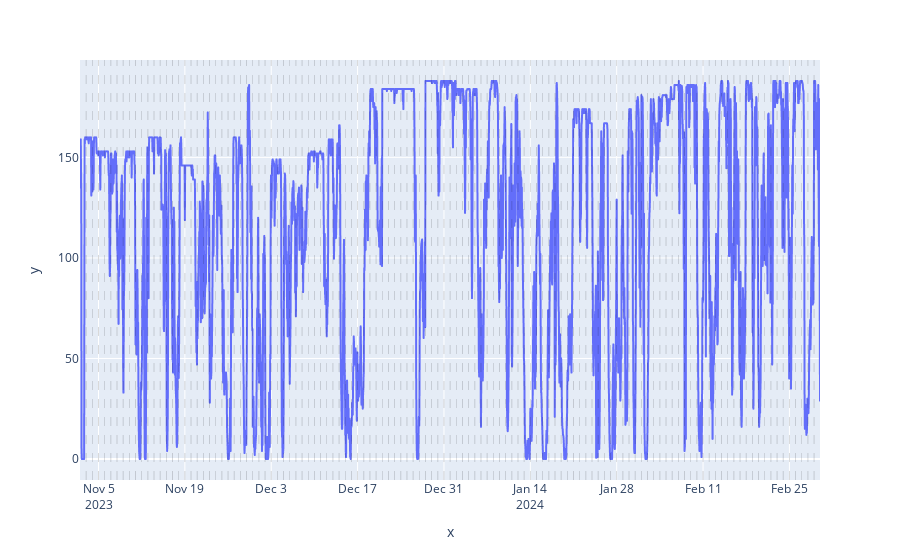

Notebook source saved alongside this figure:
### Markdown cell above
Steps :
- Import data
- Impute missing values
- Develop a basic train/test split function for time series

### Code cell
# Set the parameters
ressource_nb = 2
start_date = "2022-06-01 00:00:00" # Note: don't modify the start & end date for following requests
end_date = "2024-03-01 00:00:00"
eic_code = "17W0000014455708"
production_type = None
production_subtype = None

# Download generation data: don't forget to set the api_delay_bypass to true in the params in this case,
# and to reset it to false if you know that you will download fresh data from the api
gen_data = get_rte_data(ressource_nb = ressource_nb,
                        start_date = start_date,
                        end_date = end_date,
                        eic_code = eic_code,
                        production_type = production_type,
                        production_subtype = production_subtype)

# Preprocess the data with the preprocess pipeline: check data quality,
# construct a time-consistent df, constrain min and max values and impute missing values
gen_data_dt_preprocessed = preprocess_data(gen_data)

# Plot
plot_time_serie(gen_data_dt_preprocessed,
                "",
                "value",
                dt_index = True)

### Figure 1 — Plotly figure (JSON) as saved in the notebook; plotly's stock layout.template omitted (floating-point values rounded to 4 significant figures; data arrays with more than 128 entries replaced by an {"elided": "..."} marker saying what was removed)
{"data": [{"hovertemplate": "x=%{x}<br>y=%{y}<extra></extra>", "legendgroup": "", "line": {"color": "#636efa", "dash": "solid"}, "marker": {"symbol": "circle"}, "mode": "lines", "name": "", "showlegend": false, "type": "scattergl", "x": {"elided": "2880 str values"}, "xaxis": "x", "y": {"elided": "2880 float values"}, "yaxis": "y"}], "layout": {"legend": {"tracegroupgap": 0}, "margin": {"t": 60}, "shapes": [{"line": {"color": "black", "dash": "dash", "width": 0.5}, "opacity": 0.3, "type": "line", "x0": "2023-11-03T00:00:00", "x1": "2023-11-03T00:00:00", "xref": "x", "y0": 0, "y1": 1, "yref": "y domain"}, {"line": {"color": "black", "dash": "dash", "width": 0.5}, "opacity": 0.3, "type": "line", "x0": "2023-11-04T00:00:00", "x1": "2023-11-04T00:00:00", "xref": "x", "y0": 0, "y1": 1, "yref": "y domain"}, {"line": {"color": "black", "dash": "dash", "width": 0.5}, "opacity": 0.3, "type": "line", "x0": "2023-11-05T00:00:00", "x1": "2023-11-05T00:00:00", "xref": "x", "y0": 0, "y1": 1, "yref": "y domain"}, {"line": {"color": "black", "dash": "dash", "width": 0.5}, "opacity": 0.3, "type": "line", "x0": "2023-11-06T00:00:00", "x1": "2023-11-06T00:00:00", "xref": "x", "y0": 0, "y1": 1, "yref": "y domain"}, {"line": {"color": "black", "dash": "dash", "width": 0.5}, "opacity": 0.3, "type": "line", "x0": "2023-11-07T00:00:00", "x1": "2023-11-07T00:00:00", "xref": "x", "y0": 0, "y1": 1, "yref": "y domain"}, {"line": {"color": "black", "dash": "dash", "width": 0.5}, "opacity": 0.3, "type": "line", "x0": "2023-11-08T00:00:00", "x1": "2023-11-08T00:00:00", "xref": "x", "y0": 0, "y1": 1, "yref": "y domain"}, {"line": {"color": "black", "dash": "dash", "width": 0.5}, "opacity": 0.3, "type": "line", "x0": "2023-11-09T00:00:00", "x1": "2023-11-09T00:00:00", "xref": "x", "y0": 0, "y1": 1, "yref": "y domain"}, {"line": {"color": "black", "dash": "dash", "width": 0.5}, "opacity": 0.3, "type": "line", "x0": "2023-11-10T00:00:00", "x1": "2023-11-10T00:00:00", "xref": "x", "y0": 0, "y1": 1, "yref": "y domain"}, {"line": {"color": "black", "dash": "dash", "width": 0.5}, "opacity": 0.3, "type": "line", "x0": "2023-11-11T00:00:00", "x1": "2023-11-11T00:00:00", "xref": "x", "y0": 0, "y1": 1, "yref": "y domain"}, {"line": {"color": "black", "dash": "dash", "width": 0.5}, "opacity": 0.3, "type": "line", "x0": "2023-11-12T00:00:00", "x1": "2023-11-12T00:00:00", "xref": "x", "y0": 0, "y1": 1, "yref": "y domain"}, {"line": {"color": "black", "dash": "dash", "width": 0.5}, "opacity": 0.3, "type": "line", "x0": "2023-11-13T00:00:00", "x1": "2023-11-13T00:00:00", "xref": "x", "y0": 0, "y1": 1, "yref": "y domain"}, {"line": {"color": "black", "dash": "dash", "width": 0.5}, "opacity": 0.3, "type": "line", "x0": "2023-11-14T00:00:00", "x1": "2023-11-14T00:00:00", "xref": "x", "y0": 0, "y1": 1, "yref": "y domain"}, {"line": {"color": "black", "dash": "dash", "width": 0.5}, "opacity": 0.3, "type": "line", "x0": "2023-11-15T00:00:00", "x1": "2023-11-15T00:00:00", "xref": "x", "y0": 0, "y1": 1, "yref": "y domain"}, {"line": {"color": "black", "dash": "dash", "width": 0.5}, "opacity": 0.3, "type": "line", "x0": "2023-11-16T00:00:00", "x1": "2023-11-16T00:00:00", "xref": "x", "y0": 0, "y1": 1, "yref": "y domain"}, {"line": {"color": "black", "dash": "dash", "width": 0.5}, "opacity": 0.3, "type": "line", "x0": "2023-11-17T00:00:00", "x1": "2023-11-17T00:00:00", "xref": "x", "y0": 0, "y1": 1, "yref": "y domain"}, {"line": {"color": "black", "dash": "dash", "width": 0.5}, "opacity": 0.3, "type": "line", "x0": "2023-11-18T00:00:00", "x1": "2023-11-18T00:00:00", "xref": "x", "y0": 0, "y1": 1, "yref": "y domain"}, {"line": {"color": "black", "dash": "dash", "width": 0.5}, "opacity": 0.3, "type": "line", "x0": "2023-11-19T00:00:00", "x1": "2023-11-19T00:00:00", "xref": "x", "y0": 0, "y1": 1, "yref": "y domain"}, {"line": {"color": "black", "dash": "dash", "width": 0.5}, "opacity": 0.3, "type": "line", "x0": "2023-11-20T00:00:00", "x1": "2023-11-20T00:00:00", "xref": "x", "y0": 0, "y1": 1, "yref": "y domain"}, {"line": {"color": "black", "dash": "dash", "width": 0.5}, "opacity": 0.3, "type": "line", "x0": "2023-11-21T00:00:00", "x1": "2023-11-21T00:00:00", "xref": "x", "y0": 0, "y1": 1, "yref": "y domain"}, {"line": {"color": "black", "dash": "dash", "width": 0.5}, "opacity": 0.3, "type": "line", "x0": "2023-11-22T00:00:00", "x1": "2023-11-22T00:00:00", "xref": "x", "y0": 0, "y1": 1, "yref": "y domain"}, {"line": {"color": "black", "dash": "dash", "width": 0.5}, "opacity": 0.3, "type": "line", "x0": "2023-11-23T00:00:00", "x1": "2023-11-23T00:00:00", "xref": "x", "y0": 0, "y1": 1, "yref": "y domain"}, {"line": {"color": "black", "dash": "dash", "width": 0.5}, "opacity": 0.3, "type": "line", "x0": "2023-11-24T00:00:00", "x1": "2023-11-24T00:00:00", "xref": "x", "y0": 0, "y1": 1, "yref": "y domain"}, {"line": {"color": "black", "dash": "dash", "width": 0.5}, "opacity": 0.3, "type": "line", "x0": "2023-11-25T00:00:00", "x1": "2023-11-25T00:00:00", "xref": "x", "y0": 0, "y1": 1, "yref": "y domain"}, {"line": {"color": "black", "dash": "dash", "width": 0.5}, "opacity": 0.3, "type": "line", "x0": "2023-11-26T00:00:00", "x1": "2023-11-26T00:00:00", "xref": "x", "y0": 0, "y1": 1, "yref": "y domain"}, {"line": {"color": "black", "dash": "dash", "width": 0.5}, "opacity": 0.3, "type": "line", "x0": "2023-11-27T00:00:00", "x1": "2023-11-27T00:00:00", "xref": "x", "y0": 0, "y1": 1, "yref": "y domain"}, {"line": {"color": "black", "dash": "dash", "width": 0.5}, "opacity": 0.3, "type": "line", "x0": "2023-11-28T00:00:00", "x1": "2023-11-28T00:00:00", "xref": "x", "y0": 0, "y1": 1, "yref": "y domain"}, {"line": {"color": "black", "dash": "dash", "width": 0.5}, "opacity": 0.3, "type": "line", "x0": "2023-11-29T00:00:00", "x1": "2023-11-29T00:00:00", "xref": "x", "y0": 0, "y1": 1, "yref": "y domain"}, {"line": {"color": "black", "dash": "dash", "width": 0.5}, "opacity": 0.3, "type": "line", "x0": "2023-11-30T00:00:00", "x1": "2023-11-30T00:00:00", "xref": "x", "y0": 0, "y1": 1, "yref": "y domain"}, {"line": {"color": "black", "dash": "dash", "width": 0.5}, "opacity": 0.3, "type": "line", "x0": "2023-12-01T00:00:00", "x1": "2023-12-01T00:00:00", "xref": "x", "y0": 0, "y1": 1, "yref": "y domain"}, {"line": {"color": "black", "dash": "dash", "width": 0.5}, "opacity": 0.3, "type": "line", "x0": "2023-12-02T00:00:00", "x1": "2023-12-02T00:00:00", "xref": "x", "y0": 0, "y1": 1, "yref": "y domain"}, {"line": {"color": "black", "dash": "dash", "width": 0.5}, "opacity": 0.3, "type": "line", "x0": "2023-12-03T00:00:00", "x1": "2023-12-03T00:00:00", "xref": "x", "y0": 0, "y1": 1, "yref": "y domain"}, {"line": {"color": "black", "dash": "dash", "width": 0.5}, "opacity": 0.3, "type": "line", "x0": "2023-12-04T00:00:00", "x1": "2023-12-04T00:00:00", "xref": "x", "y0": 0, "y1": 1, "yref": "y domain"}, {"line": {"color": "black", "dash": "dash", "width": 0.5}, "opacity": 0.3, "type": "line", "x0": "2023-12-05T00:00:00", "x1": "2023-12-05T00:00:00", "xref": "x", "y0": 0, "y1": 1, "yref": "y domain"}, {"line": {"color": "black", "dash": "dash", "width": 0.5}, "opacity": 0.3, "type": "line", "x0": "2023-12-06T00:00:00", "x1": "2023-12-06T00:00:00", "xref": "x", "y0": 0, "y1": 1, "yref": "y domain"}, {"line": {"color": "black", "dash": "dash", "width": 0.5}, "opacity": 0.3, "type": "line", "x0": "2023-12-07T00:00:00", "x1": "2023-12-07T00:00:00", "xref": "x", "y0": 0, "y1": 1, "yref": "y domain"}, {"line": {"color": "black", "dash": "dash", "width": 0.5}, "opacity": 0.3, "type": "line", "x0": "2023-12-08T00:00:00", "x1": "2023-12-08T00:00:00", "xref": "x", "y0": 0, "y1": 1, "yref": "y domain"}, {"line": {"color": "black", "dash": "dash", "width": 0.5}, "opacity": 0.3, "type": "line", "x0": "2023-12-09T00:00:00", "x1": "2023-12-09T00:00:00", "xref": "x", "y0": 0, "y1": 1, "yref": "y domain"}, {"line": {"color": "black", "dash": "dash", "width": 0.5}, "opacity": 0.3, "type": "line", "x0": "2023-12-10T00:00:00", "x1": "2023-12-10T00:00:00", "xref": "x", "y0": 0, "y1": 1, "yref": "y domain"}, {"line": {"color": "black", "dash": "dash", "width": 0.5}, "opacity": 0.3, "type": "line", "x0": "2023-12-11T00:00:00", "x1": "2023-12-11T00:00:00", "xref": "x", "y0": 0, "y1": 1, "yref": "y domain"}, {"line": {"color": "black", "dash": "dash", "width": 0.5}, "opacity": 0.3, "type": "line", "x0": "2023-12-12T00:00:00", "x1": "2023-12-12T00:00:00", "xref": "x", "y0": 0, "y1": 1, "yref": "y domain"}, {"line": {"color": "black", "dash": "dash", "width": 0.5}, "opacity": 0.3, "type": "line", "x0": "2023-12-13T00:00:00", "x1": "2023-12-13T00:00:00", "xref": "x", "y0": 0, "y1": 1, "yref": "y domain"}, {"line": {"color": "black", "dash": "dash", "width": 0.5}, "opacity": 0.3, "type": "line", "x0": "2023-12-14T00:00:00", "x1": "2023-12-14T00:00:00", "xref": "x", "y0": 0, "y1": 1, "yref": "y domain"}, {"line": {"color": "black", "dash": "dash", "width": 0.5}, "opacity": 0.3, "type": "line", "x0": "2023-12-15T00:00:00", "x1": "2023-12-15T00:00:00", "xref": "x", "y0": 0, "y1": 1, "yref": "y domain"}, {"line": {"color": "black", "dash": "dash", "width": 0.5}, "opacity": 0.3, "type": "line", "x0": "2023-12-16T00:00:00", "x1": "2023-12-16T00:00:00", "xref": "x", "y0": 0, "y1": 1, "yref": "y domain"}, {"line": {"color": "black", "dash": "dash", "width": 0.5}, "opacity": 0.3, "type": "line", "x0": "2023-12-17T00:00:00", "x1": "2023-12-17T00:00:00", "xref": "x", "y0": 0, "y1": 1, "yref": "y domain"}, {"line": {"color": "black", "dash": "dash", "width": 0.5}, "opacity": 0.3, "type": "line", "x0": "2023-12-18T00:00:00", "x1": "2023-12-18T00:00:00", "xref": "x", "y0": 0, "y1": 1, "yref": "y domain"}, {"line": {"color": "black", "dash": "dash", "width": 0.5}, "opacity": 0.3, "type": "line", "x0": "2023-12-19T00:00:00", "x1": "2023-12-19T00:00:00", "xref": "x", "y0": 0, "y1": 1, "yref": "y domain"}, {"line": {"color": "black", "dash": "dash", "width": 0.5}, "opacity": 0.3, "type": "line", "x0": "2023-12-20T00:00:00", "x1": "2023-12-20T00:00:00", "xref": "x", "y0": 0, "y1": 1, "yref": "y domain"}, {"line": {"color": "black", "dash": "dash", "width": 0.5}, "opacity": 0.3, "type": "line", "x0": "2023-12-21T00:00:00", "x1": "2023-12-21T00:00:00", "xref": "x", "y0": 0, "y1": 1, "yref": "y domain"}, {"line": {"color": "black", "dash": "dash", "width": 0.5}, "opacity": 0.3, "type": "line", "x0": "2023-12-22T00:00:00", "x1": "2023-12-22T00:00:00", "xref": "x", "y0": 0, "y1": 1, "yref": "y domain"}, {"line": {"color": "black", "dash": "dash", "width": 0.5}, "opacity": 0.3, "type": "line", "x0": "2023-12-23T00:00:00", "x1": "2023-12-23T00:00:00", "xref": "x", "y0": 0, "y1": 1, "yref": "y domain"}, {"line": {"color": "black", "dash": "dash", "width": 0.5}, "opacity": 0.3, "type": "line", "x0": "2023-12-24T00:00:00", "x1": "2023-12-24T00:00:00", "xref": "x", "y0": 0, "y1": 1, "yref": "y domain"}, {"line": {"color": "black", "dash": "dash", "width": 0.5}, "opacity": 0.3, "type": "line", "x0": "2023-12-25T00:00:00", "x1": "2023-12-25T00:00:00", "xref": "x", "y0": 0, "y1": 1, "yref": "y domain"}, {"line": {"color": "black", "dash": "dash", "width": 0.5}, "opacity": 0.3, "type": "line", "x0": "2023-12-26T00:00:00", "x1": "2023-12-26T00:00:00", "xref": "x", "y0": 0, "y1": 1, "yref": "y domain"}, {"line": {"color": "black", "dash": "dash", "width": 0.5}, "opacity": 0.3, "type": "line", "x0": "2023-12-27T00:00:00", "x1": "2023-12-27T00:00:00", "xref": "x", "y0": 0, "y1": 1, "yref": "y domain"}, {"line": {"color": "black", "dash": "dash", "width": 0.5}, "opacity": 0.3, "type": "line", "x0": "2023-12-28T00:00:00", "x1": "2023-12-28T00:00:00", "xref": "x", "y0": 0, "y1": 1, "yref": "y domain"}, {"line": {"color": "black", "dash": "dash", "width": 0.5}, "opacity": 0.3, "type": "line", "x0": "2023-12-29T00:00:00", "x1": "2023-12-29T00:00:00", "xref": "x", "y0": 0, "y1": 1, "yref": "y domain"}, {"line": {"color": "black", "dash": "dash", "width": 0.5}, "opacity": 0.3, "type": "line", "x0": "2023-12-30T00:00:00", "x1": "2023-12-30T00:00:00", "xref": "x", "y0": 0, "y1": 1, "yref": "y domain"}, {"line": {"color": "black", "dash": "dash", "width": 0.5}, "opacity": 0.3, "type": "line", "x0": "2023-12-31T00:00:00", "x1": "2023-12-31T00:00:00", "xref": "x", "y0": 0, "y1": 1, "yref": "y domain"}, {"line": {"color": "black", "dash": "dash", "width": 0.5}, "opacity": 0.3, "type": "line", "x0": "2024-01-01T00:00:00", "x1": "2024-01-01T00:00:00", "xref": "x", "y0": 0, "y1": 1, "yref": "y domain"}, {"line": {"color": "black", "dash": "dash", "width": 0.5}, "opacity": 0.3, "type": "line", "x0": "2024-01-02T00:00:00", "x1": "2024-01-02T00:00:00", "xref": "x", "y0": 0, "y1": 1, "yref": "y domain"}, {"line": {"color": "black", "dash": "dash", "width": 0.5}, "opacity": 0.3, "type": "line", "x0": "2024-01-03T00:00:00", "x1": "2024-01-03T00:00:00", "xref": "x", "y0": 0, "y1": 1, "yref": "y domain"}, {"line": {"color": "black", "dash": "dash", "width": 0.5}, "opacity": 0.3, "type": "line", "x0": "2024-01-04T00:00:00", "x1": "2024-01-04T00:00:00", "xref": "x", "y0": 0, "y1": 1, "yref": "y domain"}, {"line": {"color": "black", "dash": "dash", "width": 0.5}, "opacity": 0.3, "type": "line", "x0": "2024-01-05T00:00:00", "x1": "2024-01-05T00:00:00", "xref": "x", "y0": 0, "y1": 1, "yref": "y domain"}, {"line": {"color": "black", "dash": "dash", "width": 0.5}, "opacity": 0.3, "type": "line", "x0": "2024-01-06T00:00:00", "x1": "2024-01-06T00:00:00", "xref": "x", "y0": 0, "y1": 1, "yref": "y domain"}, {"line": {"color": "black", "dash": "dash", "width": 0.5}, "opacity": 0.3, "type": "line", "x0": "2024-01-07T00:00:00", "x1": "2024-01-07T00:00:00", "xref": "x", "y0": 0, "y1": 1, "yref": "y domain"}, {"line": {"color": "black", "dash": "dash", "width": 0.5}, "opacity": 0.3, "type": "line", "x0": "2024-01-08T00:00:00", "x1": "2024-01-08T00:00:00", "xref": "x", "y0": 0, "y1": 1, "yref": "y domain"}, {"line": {"color": "black", "dash": "dash", "width": 0.5}, "opacity": 0.3, "type": "line", "x0": "2024-01-09T00:00:00", "x1": "2024-01-09T00:00:00", "xref": "x", "y0": 0, "y1": 1, "yref": "y domain"}, {"line": {"color": "black", "dash": "dash", "width": 0.5}, "opacity": 0.3, "type": "line", "x0": "2024-01-10T00:00:00", "x1": "2024-01-10T00:00:00", "xref": "x", "y0": 0, "y1": 1, "yref": "y domain"}, {"line": {"color": "black", "dash": "dash", "width": 0.5}, "opacity": 0.3, "type": "line", "x0": "2024-01-11T00:00:00", "x1": "2024-01-11T00:00:00", "xref": "x", "y0": 0, "y1": 1, "yref": "y domain"}, {"line": {"color": "black", "dash": "dash", "width": 0.5}, "opacity": 0.3, "type": "line", "x0": "2024-01-12T00:00:00", "x1": "2024-01-12T00:00:00", "xref": "x", "y0": 0, "y1": 1, "yref": "y domain"}, {"line": {"color": "black", "dash": "dash", "width": 0.5}, "opacity": 0.3, "type": "line", "x0": "2024-01-13T00:00:00", "x1": "2024-01-13T00:00:00", "xref": "x", "y0": 0, "y1": 1, "yref": "y domain"}, {"line": {"color": "black", "dash": "dash", "width": 0.5}, "opacity": 0.3, "type": "line", "x0": "2024-01-14T00:00:00", "x1": "2024-01-14T00:00:00", "xref": "x", "y0": 0, "y1": 1, "yref": "y domain"}, {"line": {"color": "black", "dash": "dash", "width": 0.5}, "opacity": 0.3, "type": "line", "x0": "2024-01-15T00:00:00", "x1": "2024-01-15T00:00:00", "xref": "x", "y0": 0, "y1": 1, "yref": "y domain"}, {"line": {"color": "black", "dash": "dash", "width": 0.5}, "opacity": 0.3, "type": "line", "x0": "2024-01-16T00:00:00", "x1": "2024-01-16T00:00:00", "xref": "x", "y0": 0, "y1": 1, "yref": "y domain"}, {"line": {"color": "black", "dash": "dash", "width": 0.5}, "opacity": 0.3, "type": "line", "x0": "2024-01-17T00:00:00", "x1": "2024-01-17T00:00:00", "xref": "x", "y0": 0, "y1": 1, "yref": "y domain"}, {"line": {"color": "black", "dash": "dash", "width": 0.5}, "opacity": 0.3, "type": "line", "x0": "2024-01-18T00:00:00", "x1": "2024-01-18T00:00:00", "xref": "x", "y0": 0, "y1": 1, "yref": "y domain"}, {"line": {"color": "black", "dash": "dash", "width": 0.5}, "opacity": 0.3, "type": "line", "x0": "2024-01-19T00:00:00", "x1": "2024-01-19T00:00:00", "xref": "x", "y0": 0, "y1": 1, "yref": "y domain"}, {"line": {"color": "black", "dash": "dash", "width": 0.5}, "opacity": 0.3, "type": "line", "x0": "2024-01-20T00:00:00", "x1": "2024-01-20T00:00:00", "xref": "x", "y0": 0, "y1": 1, "yref": "y domain"}, {"line": {"color": "black", "dash": "dash", "width": 0.5}, "opacity": 0.3, "type": "line", "x0": "2024-01-21T00:00:00", "x1": "2024-01-21T00:00:00", "xref": "x", "y0": 0, "y1": 1, "yref": "y domain"}, {"line": {"color": "black", "dash": "dash", "width": 0.5}, "opacity": 0.3, "type": "line", "x0": "2024-01-22T00:00:00", "x1": "2024-01-22T00:00:00", "xref": "x", "y0": 0, "y1": 1, "yref": "y domain"}, {"line": {"color": "black", "dash": "dash", "width": 0.5}, "opacity": 0.3, "type": "line", "x0": "2024-01-23T00:00:00", "x1": "2024-01-23T00:00:00", "xref": "x", "y0": 0, "y1": 1, "yref": "y domain"}, {"line": {"color": "black", "dash": "dash", "width": 0.5}, "opacity": 0.3, "type": "line", "x0": "2024-01-24T00:00:00", "x1": "2024-01-24T00:00:00", "xref": "x", "y0": 0, "y1": 1, "yref": "y domain"}, {"line": {"color": "black", "dash": "dash", "width": 0.5}, "opacity": 0.3, "type": "line", "x0": "2024-01-25T00:00:00", "x1": "2024-01-25T00:00:00", "xref": "x", "y0": 0, "y1": 1, "yref": "y domain"}, {"line": {"color": "black", "dash": "dash", "width": 0.5}, "opacity": 0.3, "type": "line", "x0": "2024-01-26T00:00:00", "x1": "2024-01-26T00:00:00", "xref": "x", "y0": 0, "y1": 1, "yref": "y domain"}, {"line": {"color": "black", "dash": "dash", "width": 0.5}, "opacity": 0.3, "type": "line", "x0": "2024-01-27T00:00:00", "x1": "2024-01-27T00:00:00", "xref": "x", "y0": 0, "y1": 1, "yref": "y domain"}, {"line": {"color": "black", "dash": "dash", "width": 0.5}, "opacity": 0.3, "type": "line", "x0": "2024-01-28T00:00:00", "x1": "2024-01-28T00:00:00", "xref": "x", "y0": 0, "y1": 1, "yref": "y domain"}, {"line": {"color": "black", "dash": "dash", "width": 0.5}, "opacity": 0.3, "type": "line", "x0": "2024-01-29T00:00:00", "x1": "2024-01-29T00:00:00", "xref": "x", "y0": 0, "y1": 1, "yref": "y domain"}, {"line": {"color": "black", "dash": "dash", "width": 0.5}, "opacity": 0.3, "type": "line", "x0": "2024-01-30T00:00:00", "x1": "2024-01-30T00:00:00", "xref": "x", "y0": 0, "y1": 1, "yref": "y domain"}, {"line": {"color": "black", "dash": "dash", "width": 0.5}, "opacity": 0.3, "type": "line", "x0": "2024-01-31T00:00:00", "x1": "2024-01-31T00:00:00", "xref": "x", "y0": 0, "y1": 1, "yref": "y domain"}, {"line": {"color": "black", "dash": "dash", "width": 0.5}, "opacity": 0.3, "type": "line", "x0": "2024-02-01T00:00:00", "x1": "2024-02-01T00:00:00", "xref": "x", "y0": 0, "y1": 1, "yref": "y domain"}, {"line": {"color": "black", "dash": "dash", "width": 0.5}, "opacity": 0.3, "type": "line", "x0": "2024-02-02T00:00:00", "x1": "2024-02-02T00:00:00", "xref": "x", "y0": 0, "y1": 1, "yref": "y domain"}, {"line": {"color": "black", "dash": "dash", "width": 0.5}, "opacity": 0.3, "type": "line", "x0": "2024-02-03T00:00:00", "x1": "2024-02-03T00:00:00", "xref": "x", "y0": 0, "y1": 1, "yref": "y domain"}, {"line": {"color": "black", "dash": "dash", "width": 0.5}, "opacity": 0.3, "type": "line", "x0": "2024-02-04T00:00:00", "x1": "2024-02-04T00:00:00", "xref": "x", "y0": 0, "y1": 1, "yref": "y domain"}, {"line": {"color": "black", "dash": "dash", "width": 0.5}, "opacity": 0.3, "type": "line", "x0": "2024-02-05T00:00:00", "x1": "2024-02-05T00:00:00", "xref": "x", "y0": 0, "y1": 1, "yref": "y domain"}, {"line": {"color": "black", "dash": "dash", "width": 0.5}, "opacity": 0.3, "type": "line", "x0": "2024-02-06T00:00:00", "x1": "2024-02-06T00:00:00", "xref": "x", "y0": 0, "y1": 1, "yref": "y domain"}, {"line": {"color": "black", "dash": "dash", "width": 0.5}, "opacity": 0.3, "type": "line", "x0": "2024-02-07T00:00:00", "x1": "2024-02-07T00:00:00", "xref": "x", "y0": 0, "y1": 1, "yref": "y domain"}, {"line": {"color": "black", "dash": "dash", "width": 0.5}, "opacity": 0.3, "type": "line", "x0": "2024-02-08T00:00:00", "x1": "2024-02-08T00:00:00", "xref": "x", "y0": 0, "y1": 1, "yref": "y domain"}, {"line": {"color": "black", "dash": "dash", "width": 0.5}, "opacity": 0.3, "type": "line", "x0": "2024-02-09T00:00:00", "x1": "2024-02-09T00:00:00", "xref": "x", "y0": 0, "y1": 1, "yref": "y domain"}, {"line": {"color": "black", "dash": "dash", "width": 0.5}, "opacity": 0.3, "type": "line", "x0": "2024-02-10T00:00:00", "x1": "2024-02-10T00:00:00", "xref": "x", "y0": 0, "y1": 1, "yref": "y domain"}, {"line": {"color": "black", "dash": "dash", "width": 0.5}, "opacity": 0.3, "type": "line", "x0": "2024-02-11T00:00:00", "x1": "2024-02-11T00:00:00", "xref": "x", "y0": 0, "y1": 1, "yref": "y domain"}, {"line": {"color": "black", "dash": "dash", "width": 0.5}, "opacity": 0.3, "type": "line", "x0": "2024-02-12T00:00:00", "x1": "2024-02-12T00:00:00", "xref": "x", "y0": 0, "y1": 1, "yref": "y domain"}, {"line": {"color": "black", "dash": "dash", "width": 0.5}, "opacity": 0.3, "type": "line", "x0": "2024-02-13T00:00:00", "x1": "2024-02-13T00:00:00", "xref": "x", "y0": 0, "y1": 1, "yref": "y domain"}, {"line": {"color": "black", "dash": "dash", "width": 0.5}, "opacity": 0.3, "type": "line", "x0": "2024-02-14T00:00:00", "x1": "2024-02-14T00:00:00", "xref": "x", "y0": 0, "y1": 1, "yref": "y domain"}, {"line": {"color": "black", "dash": "dash", "width": 0.5}, "opacity": 0.3, "type": "line", "x0": "2024-02-15T00:00:00", "x1": "2024-02-15T00:00:00", "xref": "x", "y0": 0, "y1": 1, "yref": "y domain"}, {"line": {"color": "black", "dash": "dash", "width": 0.5}, "opacity": 0.3, "type": "line", "x0": "2024-02-16T00:00:00", "x1": "2024-02-16T00:00:00", "xref": "x", "y0": 0, "y1": 1, "yref": "y domain"}, {"line": {"color": "black", "dash": "dash", "width": 0.5}, "opacity": 0.3, "type": "line", "x0": "2024-02-17T00:00:00", "x1": "2024-02-17T00:00:00", "xref": "x", "y0": 0, "y1": 1, "yref": "y domain"}, {"line": {"color": "black", "dash": "dash", "width": 0.5}, "opacity": 0.3, "type": "line", "x0": "2024-02-18T00:00:00", "x1": "2024-02-18T00:00:00", "xref": "x", "y0": 0, "y1": 1, "yref": "y domain"}, {"line": {"color": "black", "dash": "dash", "width": 0.5}, "opacity": 0.3, "type": "line", "x0": "2024-02-19T00:00:00", "x1": "2024-02-19T00:00:00", "xref": "x", "y0": 0, "y1": 1, "yref": "y domain"}, {"line": {"color": "black", "dash": "dash", "width": 0.5}, "opacity": 0.3, "type": "line", "x0": "2024-02-20T00:00:00", "x1": "2024-02-20T00:00:00", "xref": "x", "y0": 0, "y1": 1, "yref": "y domain"}, {"line": {"color": "black", "dash": "dash", "width": 0.5}, "opacity": 0.3, "type": "line", "x0": "2024-02-21T00:00:00", "x1": "2024-02-21T00:00:00", "xref": "x", "y0": 0, "y1": 1, "yref": "y domain"}, {"line": {"color": "black", "dash": "dash", "width": 0.5}, "opacity": 0.3, "type": "line", "x0": "2024-02-22T00:00:00", "x1": "2024-02-22T00:00:00", "xref": "x", "y0": 0, "y1": 1, "yref": "y domain"}, {"line": {"color": "black", "dash": "dash", "width": 0.5}, "opacity": 0.3, "type": "line", "x0": "2024-02-23T00:00:00", "x1": "2024-02-23T00:00:00", "xref": "x", "y0": 0, "y1": 1, "yref": "y domain"}, {"line": {"color": "black", "dash": "dash", "width": 0.5}, "opacity": 0.3, "type": "line", "x0": "2024-02-24T00:00:00", "x1": "2024-02-24T00:00:00", "xref": "x", "y0": 0, "y1": 1, "yref": "y domain"}, {"line": {"color": "black", "dash": "dash", "width": 0.5}, "opacity": 0.3, "type": "line", "x0": "2024-02-25T00:00:00", "x1": "2024-02-25T00:00:00", "xref": "x", "y0": 0, "y1": 1, "yref": "y domain"}, {"line": {"color": "black", "dash": "dash", "width": 0.5}, "opacity": 0.3, "type": "line", "x0": "2024-02-26T00:00:00", "x1": "2024-02-26T00:00:00", "xref": "x", "y0": 0, "y1": 1, "yref": "y domain"}, {"line": {"color": "black", "dash": "dash", "width": 0.5}, "opacity": 0.3, "type": "line", "x0": "2024-02-27T00:00:00", "x1": "2024-02-27T00:00:00", "xref": "x", "y0": 0, "y1": 1, "yref": "y domain"}, {"line": {"color": "black", "dash": "dash", "width": 0.5}, "opacity": 0.3, "type": "line", "x0": "2024-02-28T00:00:00", "x1": "2024-02-28T00:00:00", "xref": "x", "y0": 0, "y1": 1, "yref": "y domain"}, {"line": {"color": "black", "dash": "dash", "width": 0.5}, "opacity": 0.3, "type": "line", "x0": "2024-02-29T00:00:00", "x1": "2024-02-29T00:00:00", "xref": "x", "y0": 0, "y1": 1, "yref": "y domain"}], "xaxis": {"anchor": "y", "domain": [0, 1], "title": {"text": "x"}}, "yaxis": {"anchor": "x", "domain": [0, 1], "title": {"text": "y"}}}}
